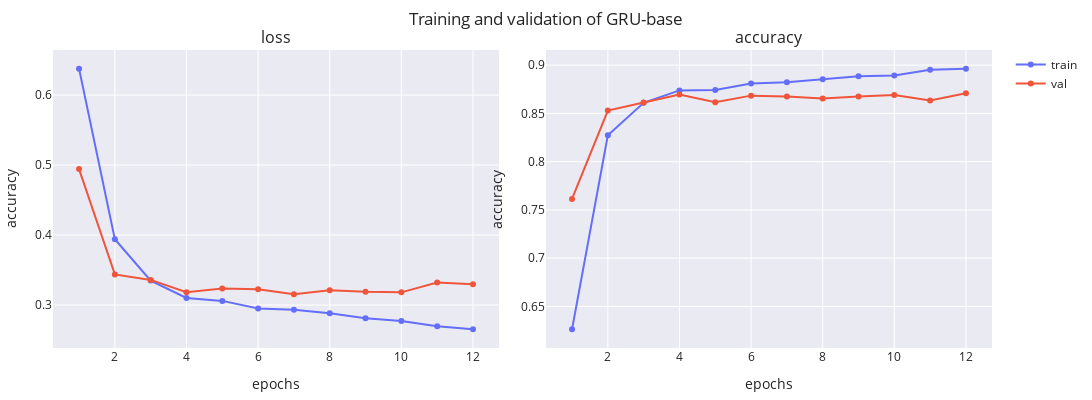

The notebook cell this image was saved under:
### Code cell
gru_model = AmazonReviewsModel(1000, 64, GRU, name="GRU-base")
_, fig = gru_model.train(
    dataset, f"{MODEL_PATH}/{gru_model.name}.weights.h5", **train_default
)
print(gru_model.evaluate(dataset.X_test, dataset.y_test))
fig

### Figure 1 — Plotly figure (JSON) as saved in the notebook; plotly's stock layout.template omitted (floating-point values rounded to 4 significant figures)
{"data": [{"line": {"color": "#636EFA"}, "marker": {"color": "#636EFA"}, "mode": "lines+markers", "name": "train", "showlegend": true, "type": "scatter", "x": [1, 2, 3, 4, 5, 6, 7, 8, 9, 10, 11, 12], "xaxis": "x", "y": [0.6378, 0.3941, 0.335, 0.3102, 0.306, 0.2952, 0.2935, 0.2884, 0.2813, 0.2774, 0.2697, 0.2653], "yaxis": "y"}, {"line": {"color": "#EF553B"}, "marker": {"color": "#EF553B"}, "mode": "lines+markers", "name": "val", "showlegend": true, "type": "scatter", "x": [1, 2, 3, 4, 5, 6, 7, 8, 9, 10, 11, 12], "xaxis": "x", "y": [0.4943, 0.3439, 0.336, 0.3183, 0.3238, 0.3225, 0.3155, 0.3213, 0.3191, 0.3182, 0.3323, 0.3296], "yaxis": "y"}, {"line": {"color": "#636EFA"}, "marker": {"color": "#636EFA"}, "mode": "lines+markers", "name": "train", "showlegend": false, "type": "scatter", "x": [1, 2, 3, 4, 5, 6, 7, 8, 9, 10, 11, 12], "xaxis": "x2", "y": [0.6263, 0.8274, 0.8609, 0.8738, 0.8742, 0.8809, 0.8821, 0.8853, 0.8885, 0.8893, 0.8951, 0.8964], "yaxis": "y2"}, {"line": {"color": "#EF553B"}, "marker": {"color": "#EF553B"}, "mode": "lines+markers", "name": "val", "showlegend": false, "type": "scatter", "x": [1, 2, 3, 4, 5, 6, 7, 8, 9, 10, 11, 12], "xaxis": "x2", "y": [0.7614, 0.853, 0.8612, 0.8696, 0.8616, 0.8684, 0.8674, 0.8654, 0.8674, 0.869, 0.8634, 0.8708], "yaxis": "y2"}], "layout": {"annotations": [{"font": {"size": 16}, "showarrow": false, "text": "loss", "x": 0.2375, "xanchor": "center", "xref": "paper", "y": 1, "yanchor": "bottom", "yref": "paper"}, {"font": {"size": 16}, "showarrow": false, "text": "accuracy", "x": 0.7625, "xanchor": "center", "xref": "paper", "y": 1, "yanchor": "bottom", "yref": "paper"}], "height": 400, "margin": {"b": 10, "l": 10, "r": 10, "t": 50}, "title": {"text": "Training and validation of GRU-base"}, "width": 1200, "xaxis": {"anchor": "y", "domain": [0, 0.475], "title": {"text": "epochs"}}, "xaxis2": {"anchor": "y2", "domain": [0.525, 1], "title": {"text": "epochs"}}, "yaxis": {"anchor": "x", "domain": [0, 1], "title": {"text": "accuracy"}}, "yaxis2": {"anchor": "x2", "domain": [0, 1], "title": {"text": "accuracy"}}}}
